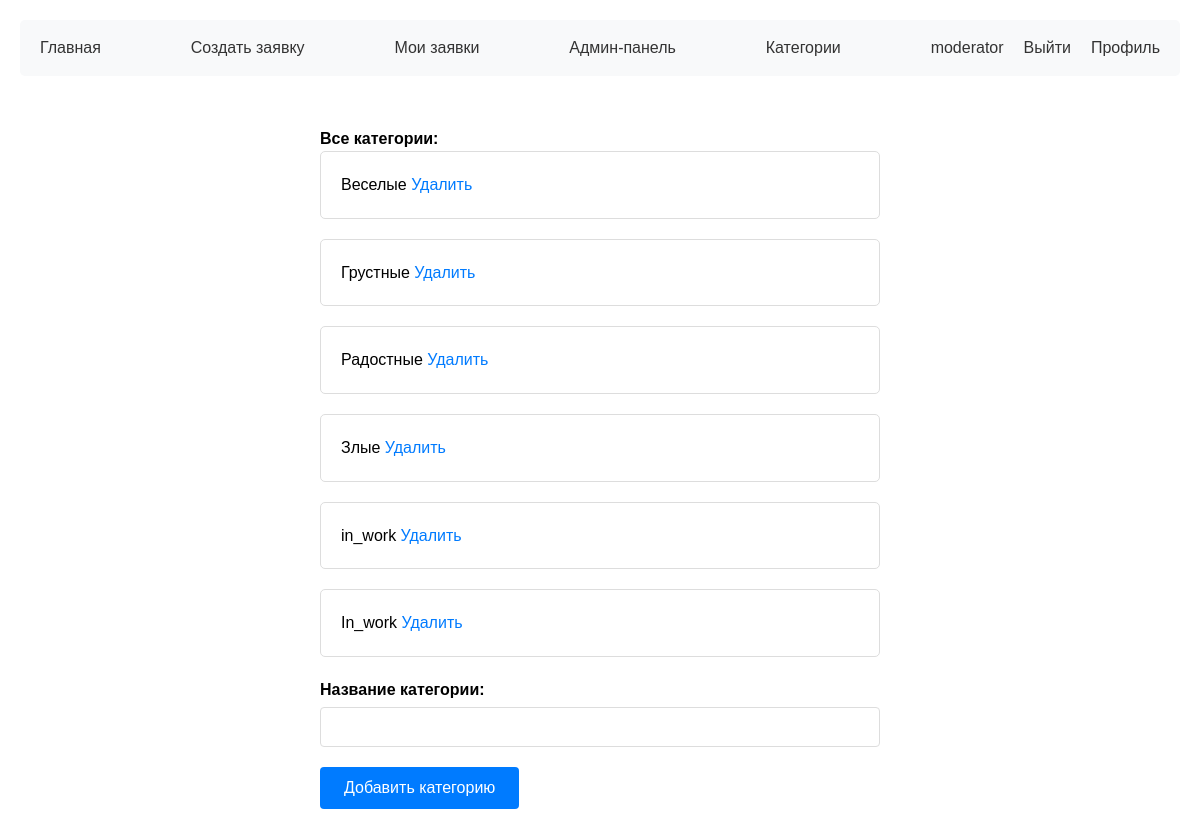
Screenshot of /catalog/category (signed in) with the database file from the repository.
### catalog/models.py (models this page shows, shortened)
class AdvUser(AbstractUser):
    email = models.EmailField(unique=True, null=False, verbose_name='Email адрес')
    patronymic = models.CharField(max_length=200)
    class Meta:
        verbose_name = 'Пользователь'
        verbose_name_plural = 'Пользователи'
        permissions = (("moderator_access", "Доступ модератора"),)

class Category(models.Model):
    name = models.CharField(max_length=200)

### catalog/views.py (the view)
# urls.py: path('category', views.category_view, name='category'),
@login_required
@permission_required('catalog.moderator_access')
def category_view(request):
    if request.method == 'POST':
        category_name = request.POST.get('category')
        if category_name:
            Category.objects.create(name=category_name)
            return redirect('category')
    list_categories = Category.objects.all()
    return render(request, 'catalog/category.html', {
        'list_categories': list_categories
    })

### catalog/templates/catalog/category.html (shortened to what this page needs)
{% extends 'catalog/base_template.html' %}
{% block content %}
    <form method="post" enctype="multipart/form-data">
        <b>Все категории:</b>
        <ul style="list-style-type: none">
            {% for category in list_categories %}
                <li>
                    {{category.name}}
                    <a href="{% url 'delete_category' category.pk %}" onclick="return confirm('Вы уверены, что хотите удалить эту категорию?')">Удалить</a>
                </li>
            {% endfor %}
        </ul>
        <div class="form-group">
            <label for="category">Название категории:</label>
            <input type="text" id="category" name="category" class="form-control" required>
        </div>
        <button type="submit" class="btn btn-primary">Добавить категорию</button>
    </form>
{% endblock %}

### catalog/templates/catalog/base_template.html (shortened to what this page needs)
<!doctype html>
<html lang="en">
<head>
    {% load static %}
    <link rel="stylesheet" href="{% static 'css/style.css' %}">
</head>
<body>
    <header>
        <a href="{% url 'index' %}">Главная</a>
        {% if user.is_authenticated %}
             <a href="{% url 'create' %}">Создать заявку</a>
            <a href="{% url 'user_requests' %}">Мои заявки</a>
        {% endif %}
        {% if user.is_authenticated and perms.catalog.moderator_access %}
             <a href="{% url 'admin_panel' %}">Админ-панель</a>
            <a href="{% url 'category' %}">Категории</a>
        {% endif %}
        <div>
            {% if user.is_authenticated %}
                <p>{{user.username}}</p>
                <a href="{% url 'logout' %}">Выйти</a>
            <a href="{% url 'profile' %}">Профиль</a>
            {% else %}
                <a href="{% url 'login' %}">Войти</a>
                <a href="{% url 'register' %}">Регистрация</a>
            {% endif %}
        </div>
    </header>
    <main>
        {% block content %}
        {% endblock %}
    </main>
</body>
</html>

### catalog/static/css/style.css (style rules this page uses)
* { margin: 0; padding: 0; box-sizing: border-box; }
body { font-family: Arial, sans-serif; line-height: 1.6; padding: 20px; max-width: 1200px; margin: 0 auto; }
header { display: flex; justify-content: space-between; align-items: center; background: #f8f9fa; padding: 15px 20px; margin-bottom: 30px; border-radius: 5px; }
header a, header p { text-decoration: none; color: #333; font-size: 16px; margin: 0; }
header > div { display: flex; gap: 20px; align-items: center; }
form { max-width: 600px; margin: 0 auto; padding: 20px; }
.form-group { margin-bottom: 20px; }
label { display: block; margin-bottom: 5px; font-weight: bold; }
input[type="text"], input[type="email"], input[type="password"], select, textarea { width: 100%; padding: 10px; border: 1px solid #ddd; border-radius: 4px; font-size: 16px; }
button { background: #007bff; color: white; padding: 12px 24px; border: none; border-radius: 4px; cursor: pointer; font-size: 16px; }
ul { list-style: none; padding: 0; }
li { border: 1px solid #ddd; margin-bottom: 20px; padding: 20px; border-radius: 5px; }
a { color: #007bff; text-decoration: none; }

### rows the page displays
AdvUser: username "moderator"
Category: name "Веселые"
Category: name "Грустные"
Category: name "Радостные"
Category: name "Злые"
Category: name "in_work"
Category: name "In_work"
